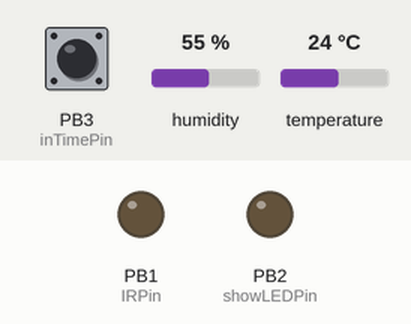
Bench run of a sketch on a simulated ATtiny85, built with avr-gcc and run on an emulated ATtiny85. Shown: output pins drawn as LEDs (lit = HIGH). Inputs (shaded band) come from the test bench; at power-on: temperature 24 °C, PB3 (inTimePin) HIGH, humidity 55 %.

Above: at 1.2 s.
1.3 s: temperature set to 33 °C
Timing chart, 0 to 4.3 s (numbered marks = the images above; inputs shaded):
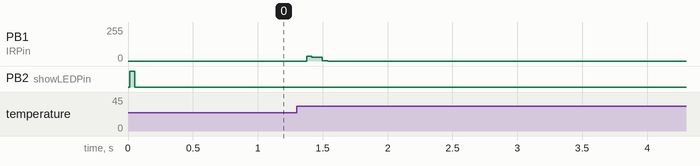

The sketch:

DHT11_IRsend.ino
```cpp
#include <attiny85_ir_send.h>
IRsend irsend;

unsigned int rawDataCLOSE[115] = {3230,1620, 430,370, 430,370, 430,1220, 380,420, 380,1220, 430,370, 430,420, 380,420, 380,1220, 430,1170, 430,420, 380,420, 380,420, 380,1220, 430,1220, 380,420, 380,420, 380,420, 430,370, 430,370, 430,420, 380,420, 380,420, 430,370, 430,370, 430,420, 380,420, 380,420, 380,1220, 430,370, 430,420, 380,420, 380,420, 380,420, 430,370, 430,370, 430,1220, 380,420, 380,420, 430,370, 430,370, 430,1220, 380,420, 430,370, 430,370, 430,420, 380,420, 380,420, 380,1220, 430,370, 430,1220, 380,1220, 430,1170, 430,1220, 380,1220, 430,1170, 430};  // Protocol=PULSE_DISTANCE Address=0x0 Command=0x0 Raw-Data=0xFD0210 56 bits LSB first
const int thirtyMinutes = 2000; //半小時(多一點)
const int ONE_HOUR = 3600; //一小時

const int MAX = 2001; //頂值
int counts = MAX;
int clock_count = 0; //分鐘計時器

const int IRPin = 1;                    //IR LED Pin
const int showLEDPin = 2;               //show Mode LED Pin
#define DHT11_PIN 4
int inTimePin=3;
int val=0;
int NowHour = 20;       //讀取到目前的時間(24小時制)
bool needWork = true;  //是否開啟自動休眠
bool powerOFF = false; //不再動作直到重新開機
#include <dht.h>
dht DHT;
void Blink(int);

double temp = 0;
double humi = 0;

void setup(void)
{
  enableIROut(38);
  pinMode(IRPin,OUTPUT);
  pinMode(showLEDPin,OUTPUT);
  pinMode(inTimePin,INPUT);
  GET_NOWHOUR_BY_SW();
}
void Blink(int speedTime){
  for(int i=1;i<=4;i++){
    digitalWrite(showLEDPin, i%2);
    delay(speedTime);
  }
}
void state(int n){ //10進制四位輸出 (0會間隔500ms)
//  for(int i=1;i<=n/1000;i++){
//    digitalWrite(showLEDPin, HIGH);
//    delay(200);
//    digitalWrite(showLEDPin, LOW);
//    delay(200);
//  }
//  delay(500);
//  for(int i=1;i<=(n%1000)/100;i++){
//    digitalWrite(showLEDPin, HIGH);
//    delay(200);
//    digitalWrite(showLEDPin, LOW);
//    delay(200);
//  }
  delay(500);
  for(int i=1;i<=(n%100)/10;i++){
    digitalWrite(showLEDPin, HIGH);
    delay(200);
    digitalWrite(showLEDPin, LOW);
    delay(200);
  }
  delay(500);
  for(int i=1;i<=n%10;i++){
    digitalWrite(showLEDPin, HIGH);
    delay(200);
    digitalWrite(showLEDPin, LOW);
    delay(200);
  }
  delay(1500);
}

//  humi = (DHT.humidity);

void loop(void){
  if(needWork){ //有在工作
    int chk = DHT.read11(DHT11_PIN);
    temp = (DHT.temperature)-2;
    if(temp >= 28 && counts >= thirtyMinutes) {
      counts = 0;
      AC_OPEN_hardCode();
      delay(3000);
      clock_count+=3;
    }else{
      if(counts >= MAX) {
        counts = MAX;
      }
      else {
        counts++;
      }
    }
  }

  /*小時計時器*/
  if(clock_count >= ONE_HOUR){
    clock_count = 0;
    NowHour++;
    state(NowHour); //1~24
    if(NowHour > 23) NowHour = 0;
    if(NowHour >= 9 && NowHour < 23 || NowHour == 4 || NowHour == 5) needWork=false;
    else {
      needWork=true;
      counts = MAX; //結束直接判斷是否溫度過高
    }
  }
  delay(1000);
  clock_count++;
}

void GET_NOWHOUR_BY_SW(){
  int index = 0, x=0;
  delay(500);
  while(!digitalRead(inTimePin) && NowHour!=1){
    if(x++ > 1500){ x=0; index++;
      for(int i=0;i<index;i++){
        digitalWrite(showLEDPin, HIGH);
        delay(200);
        digitalWrite(showLEDPin, LOW);
        delay(200);
      }
      NowHour++;
      if(NowHour > 23) NowHour = 0;
    }
    delay(1);
  }
  digitalWrite(showLEDPin, LOW);
  delay(500);
  digitalWrite(showLEDPin, HIGH);
  delay(2000);
  digitalWrite(showLEDPin, LOW);
  state(NowHour);
}

//
//void AC_CLOSE(){
//  irsend.sendRaw(rawDataCLOSE,115,38); //AC_CLOSE
//  delay(3000);
//}

void mark(int16_t time) {
    // Sends an IR mark for the specified number of microseconds.
    // The mark output is modulated at the PWM frequency.

    // Clear OC0A/OC0B on Compare Match when up-counting.
    // Set OC0A/OC0B on Compare Match when down-counting.
    TCCR0A |= _BV(COM0B1); // Enable pin 6 (PB1) PWM output
    delayMicroseconds(time);
}

/* Leave pin off for time (given in microseconds) */
void space(int16_t time) {
    // Sends an IR space for the specified number of microseconds.
    // A space is no output, so the PWM output is disabled.

    // Normal port operation, OC0A/OC0B disconnected.
    TCCR0A &= ~(_BV(COM0B1)); // Disable pin 6 (PB1) PWM output
    delayMicroseconds(time);
}

void enableIROut(uint8_t khz) {
  // Enables IR output.  The khz value controls the modulation frequency in kilohertz.
  // The IR output will be on pin 6 (OC0B).
  // This routine is designed for 36-40KHz; if you use it for other values, it's up to you
  // to make sure it gives reasonable results.  (Watch out for overflow / underflow / rounding.)
  // TIMER0 is used in phase-correct PWM mode, with OCR0A controlling the frequency and OCR0B
  // controlling the duty cycle.
  // There is no prescaling, so the output frequency is F_CPU/ (2 * OCR0A)

  DDRB |= _BV(IRLED); // Set as output

  PORTB &= ~(_BV(IRLED)); // When not sending PWM, we want it low

  // Normal port operation, OC0A/OC0B disconnected
  // COM0A = 00: disconnect OC0A
  // COM0B = 00: disconnect OC0B; to send signal set to 10: OC0B non-inverted
  // WGM0 = 101: phase-correct PWM with OCR0A as top
  // CS0 = 000: no prescaling
  TCCR0A = _BV(WGM00);
  TCCR0B = _BV(WGM02) | _BV(CS00);

  // The top value for the timer.  The modulation frequency will be SYSCLOCK / 2 / OCR0A.
  OCR0A = F_CPU / 2 / khz / 1000;
  OCR0B = OCR0A / 3; // 33% duty cycle
}
void AC_OPEN_hardCode(){
  mark( 3280 );
space( 1570 );
mark( 430 );
space( 370 );
mark( 430 );
space( 420 );
mark( 380 );
space( 1220 );
mark( 430 );
space( 370 );
mark( 430 );
space( 1170 );
mark( 430 );
space( 420 );
mark( 380 );
space( 420 );
mark( 380 );
space( 420 );
mark( 430 );
space( 1170 );
mark( 430 );
space( 1220 );
mark( 380 );
space( 420 );
mark( 380 );
space( 420 );
mark( 430 );
space( 370 );
mark( 430 );
space( 1170 );
mark( 430 );
space( 1220 );
mark( 380 );
space( 420 );
mark( 430 );
space( 370 );
mark( 430 );
space( 370 );
mark( 430 );
space( 420 );
mark( 380 );
space( 420 );
mark( 380 );
space( 420 );
mark( 380 );
space( 420 );
mark( 430 );
space( 370 );
mark( 430 );
space( 370 );
mark( 430 );
space( 370 );
mark( 430 );
space( 420 );
mark( 380 );
space( 420 );
mark( 380 );
space( 420 );
mark( 430 );
space( 1170 );
mark( 430 );
space( 420 );
mark( 380 );
space( 420 );
mark( 380 );
space( 420 );
mark( 380 );
space( 420 );
mark( 430 );
space( 370 );
mark( 430 );
space( 370 );
mark( 430 );
space( 420 );
mark( 380 );
space( 1220 );
mark( 430 );
space( 370 );
mark( 430 );
space( 370 );
mark( 430 );
space( 420 );
mark( 380 );
space( 420 );
mark( 380 );
space( 420 );
mark( 380 );
space( 1220 );
mark( 430 );
space( 1220 );
mark( 380 );
space( 1220 );
mark( 380 );
space( 1220 );
mark( 430 );
space( 1220 );
mark( 380 );
space( 1220 );
mark( 380 );
space( 420 );
mark( 430 );
space( 370 );
mark( 430 );
space( 370 );
mark( 430 );
space( 1220 );
mark( 380 );
space( 420 );
mark( 430 );
space( 370 );
mark( 430 );
space( 370 );
mark( 430 );
space( 420 );
mark( 380 );
space( 420 );
mark( 380 );
space( 420 );
mark( 380 );
space( 420 );
mark( 430 );
space( 370 );
mark( 430 );
space( 1220 );
mark( 380 );
space( 1220 );
mark( 380 );
space( 420 );
mark( 430 );
space( 370 );
mark( 430 );
space( 1220 );
mark( 380 );
space( 420 );
mark( 380 );
space( 420 );
mark( 380 );
space( 420 );
mark( 430 );
space( 370 );
mark( 430 );
space( 370 );
mark( 430 );
space( 1220 );
mark( 380 );
space( 1220 );
mark( 430 );
space( 1170 );
mark( 430 );
space( 420 );
mark( 380 );
space( 420 );
mark( 380 );
space( 420 );
mark( 430 );
space( 1170 );
mark( 430 );
space( 420 );
mark( 380 );
space( 420 );
mark( 380 );
space( 420 );
mark( 380 );
space( 420 );
mark( 430 );
space( 370 );
mark( 430 );
space( 370 );
mark( 430 );
space( 420 );
mark( 380 );
space( 420 );
mark( 380 );
space( 420 );
mark( 380 );
space( 420 );
mark( 430 );
space( 370 );
mark( 430 );
space( 370 );
mark( 430 );
space( 1220 );
mark( 380 );
space( 1220 );
mark( 430 );
space( 1220 );
mark( 380 );
space( 1220 );
mark( 380 );
space( 420 );
mark( 430 );
space( 370 );
mark( 430 );
space( 370 );
mark( 430 );
space( 420 );
mark( 380 );
space( 420 );
mark( 380 );
space( 420 );
mark( 380 );
space( 1220 );
mark( 430 );
space( 370 );
mark( 430 );
space( 420 );
mark( 380 );
space( 420 );
mark( 380 );
space( 420 );
mark( 380 );
space( 420 );
mark( 430 );
space( 370 );
mark( 430 );
space( 370 );
mark( 430 );
space( 420 );
mark( 380 );
space( 420 );
mark( 380 );
space( 420 );
mark( 380 );
space( 420 );
mark( 430 );
space( 370 );
mark( 430 );
space( 370 );
mark( 430 );
space( 420 );
mark( 380 );
space( 420 );
mark( 380 );
space( 1220 );
mark( 430 );
space( 1220 );
mark( 380 );
space( 420 );
mark( 380 );
space( 1220 );
mark( 430 );
space( 1170 );
mark( 430 );

space(0);
}
```

attiny85_ir_send.h
```cpp
// (licence header left out)
#ifndef ATTTINY_85_IR_SEND_H
#define ATTTINY_85_IR_SEND_H

#if defined(ARDUINO) && ARDUINO >= 100
#include "Arduino.h"
#else
#include "WProgram.h"
#endif

#define IRLED PB1 // (Used as OC0B) - Physical Pin 6 (Digital 1) on ATtiny85

// Enssures the compiler knows the cpu frequency, and uses 8Mhz by default
#ifndef F_CPU
//#define F_CPU 16000000UL  // 16 MHz
#define F_CPU 8000000UL  // 8 MHz
#endif


#define TOPBIT 0x80000000

// Pulse parms are *50-100 for the Mark and *50+100 for the space
// First MARK is the one after the long gap
// pulse parameters in usec
#define NEC_HDR_MARK	9000
#define NEC_HDR_SPACE	4500
#define NEC_BIT_MARK	560
#define NEC_ONE_SPACE	1600
#define NEC_ZERO_SPACE	560

#define SONY_HDR_MARK	2400
#define SONY_HDR_SPACE	600
#define SONY_ONE_MARK	1200
#define SONY_ZERO_MARK	600

#define RC5_T1		889
#define RC5_RPT_LENGTH	46000

#define RC6_HDR_MARK  2666
#define RC6_HDR_SPACE 889
#define RC6_T1    444

#define SAMSUNG_HDR_MARK  5000
#define SAMSUNG_HDR_SPACE 5000
#define SAMSUNG_BIT_MARK  560
#define SAMSUNG_ONE_SPACE 1600
#define SAMSUNG_ZERO_SPACE  560

#define SHARP_BIT_MARK 245
#define SHARP_ONE_SPACE 1805
#define SHARP_ZERO_SPACE 795
#define SHARP_TOGGLE_MASK 0x3FF

#define PANASONIC_HDR_MARK 3502
#define PANASONIC_HDR_SPACE 1750
#define PANASONIC_BIT_MARK 502
#define PANASONIC_ONE_SPACE 1244
#define PANASONIC_ZERO_SPACE 400

#define JVC_HDR_MARK 8000
#define JVC_HDR_SPACE 4000
#define JVC_BIT_MARK 600
#define JVC_ONE_SPACE 1600
#define JVC_ZERO_SPACE 550

class IRsend
{
public:
  IRsend() {}
  void sendRaw(unsigned int buf[], int len, int hz);
  void sendNEC(unsigned long data, int nbits);
  void sendSony(unsigned long data, int nbits);
  void sendRC5(unsigned long data, int nbits);
  void sendRC6(unsigned long data, int nbits);
  void sendSAMSUNG(unsigned long data, int nbits);
  void sendSharp(unsigned int address, unsigned int command);
  void sendSharpRaw(unsigned long data, int nbits);
  void sendPanasonic(unsigned int address, unsigned long data);
  void sendJVC(unsigned long data, int nbits, int repeat);
  /* *Note instead of sending the REPEAT constant if you want the JVC repeat signal sent,
  send the original code value and change the repeat argument from 0 to 1.
  JVC protocol repeats by skipping the header NOT by sending a separate code value like NEC does. */
  void enableIROut(uint8_t khz);
private:
  void mark(int16_t usec);
  void space(int16_t usec);
};

#endif
```

Measured:
- after the input at 1.3 s, PB1 (IRPin): 0/255 → 30/255 after 0.08 s, → 0/255 0.12 s later
